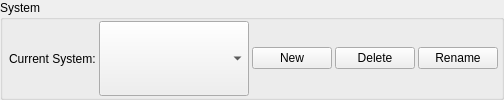
       <widget class="QGroupBox" name="uiSystemGRP">
        <property name="title">
         <string>System</string>
        </property>
        <layout class="QHBoxLayout" name="horizontalLayout_2">
         <property name="spacing">
          <number>3</number>
         </property>
         <property name="leftMargin">
          <number>6</number>
         </property>
         <property name="topMargin">
          <number>1</number>
         </property>
         <property name="rightMargin">
          <number>3</number>
         </property>
         <property name="bottomMargin">
          <number>1</number>
         </property>
         <item>
          <widget class="QLabel" name="uiCurrentSystemLBL">
           <property name="sizePolicy">
            <sizepolicy hsizetype="Preferred" vsizetype="Preferred">
             <horstretch>0</horstretch>
             <verstretch>0</verstretch>
            </sizepolicy>
           </property>
           <property name="text">
            <string>Current System:</string>
           </property>
          </widget>
         </item>
         <item>
          <widget class="QComboBox" name="uiCurrentSystemCBOX">
           <property name="sizePolicy">
            <sizepolicy hsizetype="Preferred" vsizetype="Preferred">
             <horstretch>0</horstretch>
             <verstretch>0</verstretch>
            </sizepolicy>
           </property>
           <property name="minimumSize">
            <size>
             <width>150</width>
             <height>0</height>
            </size>
           </property>
           <property name="editable">
            <bool>false</bool>
           </property>
          </widget>
         </item>
         <item>
          <widget class="QPushButton" name="uiNewSystemBTN">
           <property name="toolTip">
            <string>Create a new system on the current object</string>
           </property>
           <property name="text">
            <string>New</string>
           </property>
           <property name="bgColor" stdset="0">
            <string>lightRed</string>
           </property>
          </widget>
         </item>
         <item>
          <widget class="QPushButton" name="uiDeleteSystemBTN">
           <property name="toolTip">
            <string>Delete the current system</string>
           </property>
           <property name="text">
            <string>Delete</string>
           </property>
           <property name="bgColor" stdset="0">
            <string>lightRed</string>
           </property>
          </widget>
         </item>
         <item>
          <widget class="QPushButton" name="uiRenameSystemBTN">
           <property name="toolTip">
            <string>Rename the current system</string>
           </property>
           <property name="text">
            <string>Rename</string>
           </property>
           <property name="bgColor" stdset="0">
            <string>lightRed</string>
           </property>
          </widget>
         </item>
        </layout>
       </widget>
